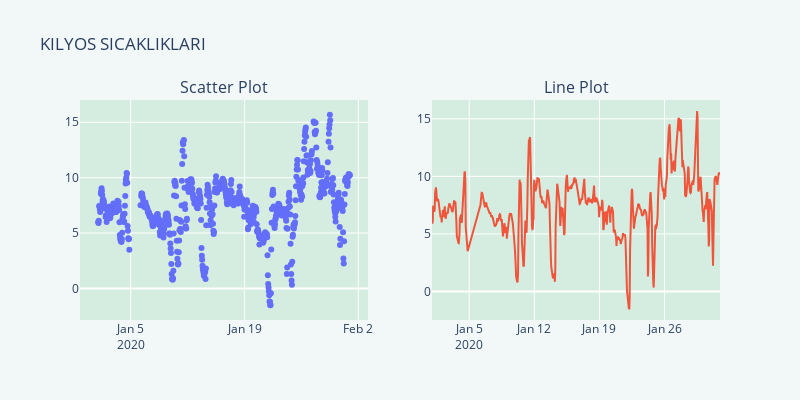

Notebook code cell kept with this figure:
### Markdown cell above
## Line Plot ve Scatter Plot Karsilastirma

### Code cell
from plotly.subplots import make_subplots
import plotly.graph_objects as go

# sub plot ile kac grafigi bir arada sunacagimizi belirtiyoruz
fig = make_subplots(rows=1, cols=2,subplot_titles=( "Scatter Plot", "Line Plot"))
fig.add_trace(
    go.Scatter(x=kilyos['DATE_TIME'], y=kilyos['AVERAGE_TEMPERATURE'], mode="markers"),
             row=1, col=1) #col - row ile konumunu belirtiyoruz

# Butun grafikleri ve parametrelerini tek tek add_trace() ile ekliyoruz
fig.add_trace(
    go.Scatter(x=kilyos['DATE_TIME'], y=kilyos['AVERAGE_TEMPERATURE'], mode="lines"),
             row=1, col=2) #col - row ile konumunu belirtiyoruz

fig.update_layout(height=400, width=800,
                title_text="KILYOS SICAKLIKLARI",
                showlegend=False, #Legend genelde sag ust kosedeki isaret/renk gostergesi
                plot_bgcolor="#D5ECE1",
                paper_bgcolor="#F2F7F8")
fig.show()

### Figure 1 — Plotly figure (JSON) as saved in the notebook; plotly's stock layout.template omitted (floating-point values rounded to 4 significant figures; data arrays with more than 128 entries replaced by an {"elided": "..."} marker saying what was removed)
{"data": [{"mode": "markers", "type": "scatter", "x": {"elided": "706 str values"}, "xaxis": "x", "y": {"elided": "706 float values"}, "yaxis": "y"}, {"mode": "lines", "type": "scatter", "x": {"elided": "706 str values"}, "xaxis": "x2", "y": {"elided": "706 float values"}, "yaxis": "y2"}], "layout": {"annotations": [{"font": {"size": 16}, "showarrow": false, "text": "Scatter Plot", "x": 0.225, "xanchor": "center", "xref": "paper", "y": 1, "yanchor": "bottom", "yref": "paper"}, {"font": {"size": 16}, "showarrow": false, "text": "Line Plot", "x": 0.775, "xanchor": "center", "xref": "paper", "y": 1, "yanchor": "bottom", "yref": "paper"}], "height": 400, "paper_bgcolor": "#F2F7F8", "plot_bgcolor": "#D5ECE1", "showlegend": false, "title": {"text": "KILYOS SICAKLIKLARI"}, "width": 800, "xaxis": {"anchor": "y", "domain": [0, 0.45]}, "xaxis2": {"anchor": "y2", "domain": [0.55, 1]}, "yaxis": {"anchor": "x", "domain": [0, 1]}, "yaxis2": {"anchor": "x2", "domain": [0, 1]}}}
